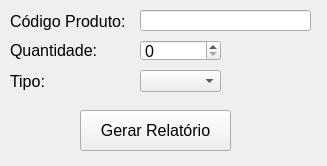
<?xml version="1.0" encoding="UTF-8"?>
<ui version="4.0">
 <class>tela_relatorio_estoque_quantidade</class>
 <widget class="QWidget" name="tela_relatorio_estoque_quantidade">
  <property name="geometry">
   <rect>
    <x>0</x>
    <y>0</y>
    <width>327</width>
    <height>166</height>
   </rect>
  </property>
  <property name="windowTitle">
   <string>Relatório Quantidade</string>
  </property>
  <widget class="QPushButton" name="botao_gerar_relatorio_estoque_quantidade">
   <property name="geometry">
    <rect>
     <x>80</x>
     <y>110</y>
     <width>151</width>
     <height>41</height>
    </rect>
   </property>
   <property name="font">
    <font>
     <pointsize>12</pointsize>
    </font>
   </property>
   <property name="text">
    <string notr="true">Gerar Relatório</string>
   </property>
  </widget>
  <widget class="QLabel" name="label_tipo">
   <property name="geometry">
    <rect>
     <x>10</x>
     <y>71</y>
     <width>131</width>
     <height>21</height>
    </rect>
   </property>
   <property name="font">
    <font>
     <pointsize>12</pointsize>
    </font>
   </property>
   <property name="text">
    <string notr="true">Tipo:</string>
   </property>
  </widget>
  <widget class="QLabel" name="label_codigo_produto">
   <property name="geometry">
    <rect>
     <x>10</x>
     <y>11</y>
     <width>121</width>
     <height>21</height>
    </rect>
   </property>
   <property name="font">
    <font>
     <pointsize>12</pointsize>
    </font>
   </property>
   <property name="text">
    <string notr="true">Código Produto:</string>
   </property>
  </widget>
  <widget class="QLineEdit" name="texto_matricula">
   <property name="geometry">
    <rect>
     <x>140</x>
     <y>10</y>
     <width>171</width>
     <height>21</height>
    </rect>
   </property>
   <property name="font">
    <font>
     <pointsize>12</pointsize>
    </font>
   </property>
   <property name="text">
    <string notr="true"/>
   </property>
   <property name="maxLength">
    <number>20</number>
   </property>
  </widget>
  <widget class="QComboBox" name="combo_box_tipo">
   <property name="geometry">
    <rect>
     <x>140</x>
     <y>70</y>
     <width>81</width>
     <height>22</height>
    </rect>
   </property>
  </widget>
  <widget class="QLabel" name="label_quantidade">
   <property name="geometry">
    <rect>
     <x>10</x>
     <y>40</y>
     <width>121</width>
     <height>21</height>
    </rect>
   </property>
   <property name="font">
    <font>
     <pointsize>12</pointsize>
    </font>
   </property>
   <property name="text">
    <string notr="true">Quantidade:</string>
   </property>
  </widget>
  <widget class="QSpinBox" name="spin_box_quantidade">
   <property name="geometry">
    <rect>
     <x>140</x>
     <y>40</y>
     <width>81</width>
     <height>21</height>
    </rect>
   </property>
   <property name="font">
    <font>
     <pointsize>12</pointsize>
    </font>
   </property>
  </widget>
 </widget>
 <resources/>
 <connections/>
</ui>
